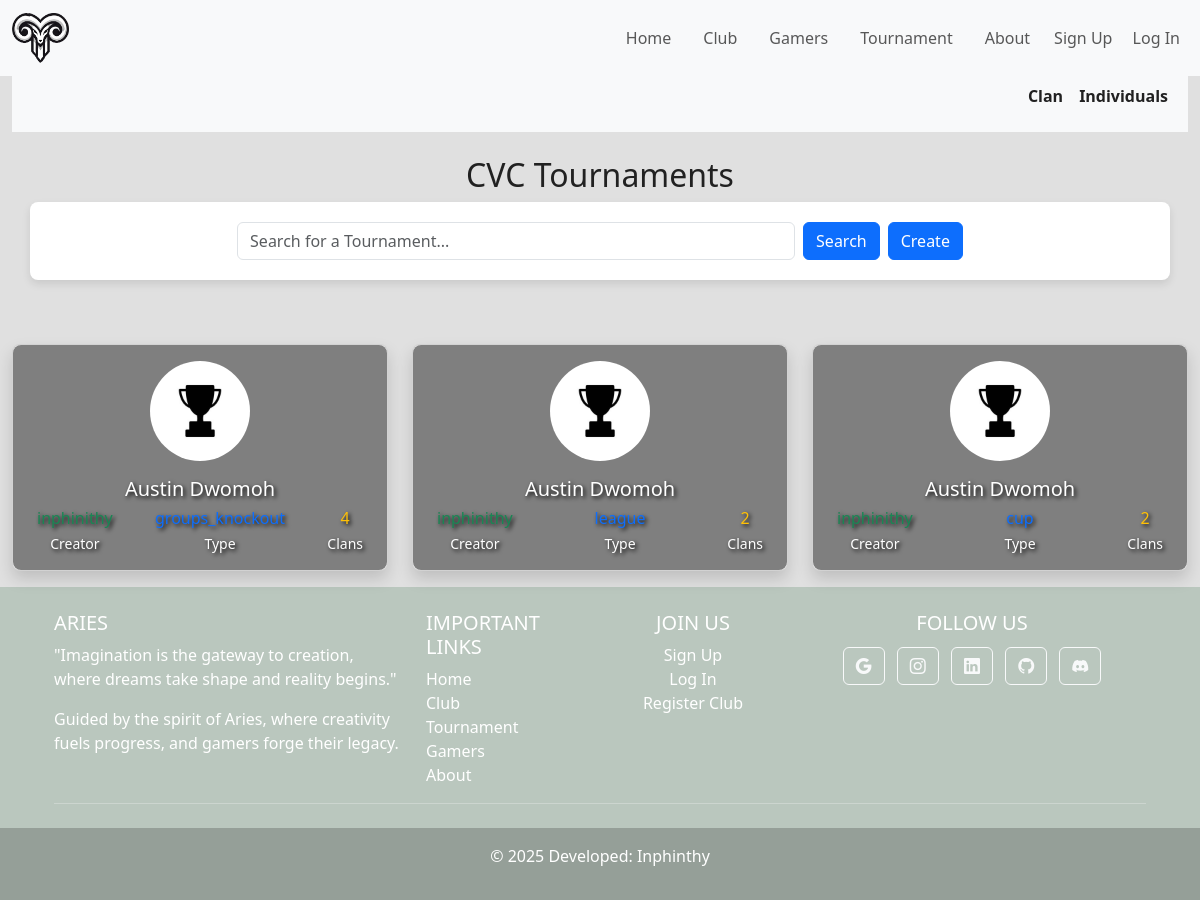
/tournaments/, run on the app's committed database.
### tournaments/models.py (models this page shows, shortened)
class ClanTournament(models.Model):
    TOUR_CHOICES = [('league', 'League'),('cup', 'Cup'),('groups_knockout', 'Groups + Knockout')]
    name = models.CharField(max_length=255)
    description = models.TextField(blank=True, null=True)
    created_by = models.ForeignKey(User, on_delete=models.CASCADE)
    teams = models.ManyToManyField(Clans, related_name="clans")  # Many-to-many relation with Clans
    logo = models.ImageField(default="tours-defualt.jpg", upload_to='tour_logos')
    tour_type = models.CharField(max_length=100, choices=TOUR_CHOICES, blank=True, null=True)

### users/models.py (models this page shows, shortened)
class Profile(models.Model):
    ROLE_CHOICES = [('admin', 'Admin'),('captain', 'Captain'),('member', 'Member'),]
    user = models.OneToOneField(User, on_delete=models.CASCADE)
    clan = models.ForeignKey(Clans, null=True, blank=True, on_delete=models.SET_NULL, related_name="members")
    social_links = models.JSONField(blank=True, null=True)
    profile_picture = models.ImageField(default="default.jpg",upload_to='profile_pics')
    role = models.CharField(max_length=100,choices=ROLE_CHOICES, blank=True, null=True)
    is_organizer =  models.BooleanField(default=False)

### tournaments/views.py (the view, shortened to what this page needs)
# urls.py: path('tournaments/',include('tournaments.urls')),#url that links to tours,
def tours(request):
    cvc_tournaments = ClanTournament.objects.annotate(
        team_count=Count('teams')
    ).order_by('-team_count')
    indi_tournaments = IndiTournament.objects.annotate(
        player_count=Count('players')
    ).order_by('-player_count')
    query = request.GET.get('q', '')
    no_results_cvc = not cvc_tournaments.exists()
    no_results_indi = not indi_tournaments.exists()
    context = {
        "cvc_tournaments": cvc_tournaments,
        "indi_tournaments": indi_tournaments,
        "no_results_cvc": no_results_cvc,
        "no_results_indi": no_results_indi,
    }
    return render(request, 'tournaments/tours.html', context)

### tournaments/templates/tournaments/tours.html (shortened to what this page needs)
{% extends "base.html" %}
{% block content %}
<nav class="navbar navbar-expand-lg bg-light navbar-light" style="margin-top:-9px;padding:-10px">
    <div class="container-fluid">
        <ul class="list-inline d-flex justify-content-end w-100">
            <li class="list-inline-item mx-2">
                <a class="nav-link mini-nav active  fw-bold" href="#" data-target="#section1">Clan</a>
            </li>
            <li class="list-inline-item mx-2">
                <a class="nav-link mini-nav  fw-bold" href="#" data-target="#section2">Individuals</a>
            </li>
        </ul>
    </div>
</nav>
<div id="section1" class="content-section active-content text-center">
    <div class="container-fluid my-4">
        <div class="container">
            <div class="row align-items-center">
            <h2 class="text-center">CVC Tournaments</h2>
            <form method="GET" action="{% url 'tournament-home' %}" class="mb-4 d-flex justify-content-center">
                <input type="text" name="q" class="form-control w-50" placeholder="Search for a Tournament..." value="{{ query }}">
                <button type="submit" class="btn btn-primary mx-2">Search</button>
                <a href="{%url 'create_clan_tournament' %}" class="btn btn-primary">Create</a>
            </form>
            </div>
        </div>
    </div>
        <div class="row">
            {% for tours in cvc_tournaments %}
            <div class="col-md-4" data-aos="fade-right" data-aos-delay="{{ forloop.counter0|add:"0" }}00">
                <a href="{% url 'cvc_details' tours.id %}">
                    <div class="card my-3 rounded-3 shadow" >
                        <div class="card-body text-center  rounded-3"  style="background-image: url('{{ tours.created_by.profile.profile_picture.url  }}');background-size: cover; background-position: center;text-shadow: 2px 2px 4px rgba(0, 0, 0,1);color:white;">
                            <div  style="position: relative; z-index: 2;">
                                <img src="{{  tours.logo.url }}" alt="{{  tours.name }}'s avatar" class="img-fluid rounded-circle mb-3" style="width: 100px; height: 100px;" loading="lazy">
                                <h5 class="card-title">{{ tours.name }}</h5>
                                <div class="d-flex justify-content-between text-center ">
                                    <div class="mx-2">
                                    <p class="mb-1 h6 text-success">{{tours.created_by }}</p>
                                    <p class="small  mb-0">Creator</p>
                                    </div>
                                    <div class="mx-2">
                                        <p class="mb-1 h6 text-primary">{{ tours.tour_type }}</p>
                                        <p class="small  mb-0">Type</p>
                                    </div>
                                    <div class="mx-2">
                                    <p class="mb-1 h6 text-warning">{{ tours.teams.count }}</p>
                                    <p class="small  mb-0">Clans</p>
                                    </div>
                                </div>
                            </div>
                        </div>
                    </div>
                </a>
            </div>
            {% endfor %}
        </div>
</div>
{% endblock content %}

### static/css/style.css (style rules this page uses)
html, body { height: 100%; margin: 0; }

### static/css/form.css (style rules this page uses)
form { width: 340px; margin: 0 auto; margin-bottom: 20px; padding: 20px; background-color: #fff; border-radius: 8px; box-shadow: 0 4px 8px rgba(0, 0, 0, 0.1); }

### static/css/card.css (style rules this page uses)
a { text-decoration:none; color:black }

### templates/base.html (style rules this page uses)
a { text-decoration:none }

### tournaments/templates/tournaments/tours.html (style rules this page uses)
.content-section { display: none; transition: opacity 0.5s ease-in-out; }
.active-content { display: block; opacity: 1; }

### data on the page
ClanTournament: logo (picture), name "Austin Dwomoh", created_by "inphinithy", tour_type "groups_knockout", teams.count "4"
ClanTournament: logo (picture), name "Austin Dwomoh", created_by "inphinithy", tour_type "league", teams.count "2"
ClanTournament: logo (picture), name "Austin Dwomoh", created_by "inphinithy", tour_type "cup", teams.count "2"
